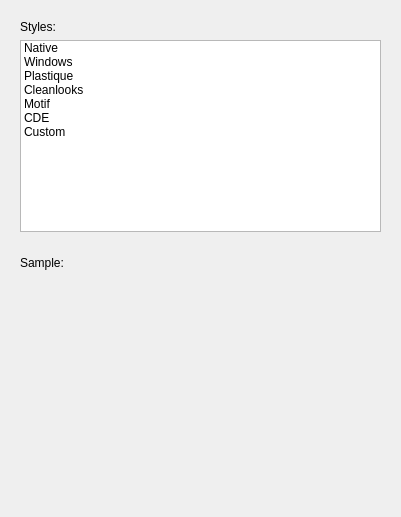
            <widget class="QWidget" name="stylesPage">
             <layout class="QVBoxLayout" name="verticalLayout_9">
              <item>
               <widget class="QWidget" name="widget_9" native="true">
                <layout class="QVBoxLayout" name="verticalLayout_6">
                 <item>
                  <widget class="QLabel" name="label_12">
                   <property name="text">
                    <string>Styles:</string>
                   </property>
                  </widget>
                 </item>
                 <item>
                  <widget class="QListWidget" name="stylesList">
                   <item>
                    <property name="text">
                     <string>Native</string>
                    </property>
                   </item>
                   <item>
                    <property name="text">
                     <string>Windows</string>
                    </property>
                   </item>
                   <item>
                    <property name="text">
                     <string>Plastique</string>
                    </property>
                   </item>
                   <item>
                    <property name="text">
                     <string>Cleanlooks</string>
                    </property>
                   </item>
                   <item>
                    <property name="text">
                     <string>Motif</string>
                    </property>
                   </item>
                   <item>
                    <property name="text">
                     <string>CDE</string>
                    </property>
                   </item>
                   <item>
                    <property name="text">
                     <string>Custom</string>
                    </property>
                   </item>
                  </widget>
                 </item>
                </layout>
               </widget>
              </item>
              <item>
               <widget class="QWidget" name="widget_10" native="true">
                <layout class="QVBoxLayout" name="verticalLayout_7">
                 <item>
                  <widget class="QLabel" name="label_13">
                   <property name="text">
                    <string>Sample:</string>
                   </property>
                  </widget>
                 </item>
                 <item>
                  <widget class="QLabel" name="styleSampleLabel">
                   <property name="minimumSize">
                    <size>
                     <width>361</width>
                     <height>221</height>
                    </size>
                   </property>
                   <property name="text">
                    <string/>
                   </property>
                   <property name="alignment">
                    <set>Qt::AlignCenter</set>
                   </property>
                  </widget>
                 </item>
                </layout>
               </widget>
              </item>
             </layout>
            </widget>
